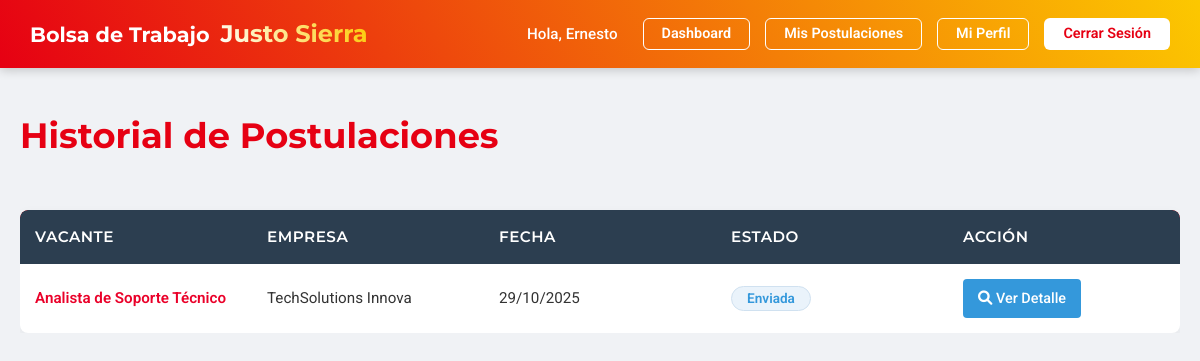
Page /Justo-Sierra/students/mis_postulaciones.php (signed in) on the earlier database version.
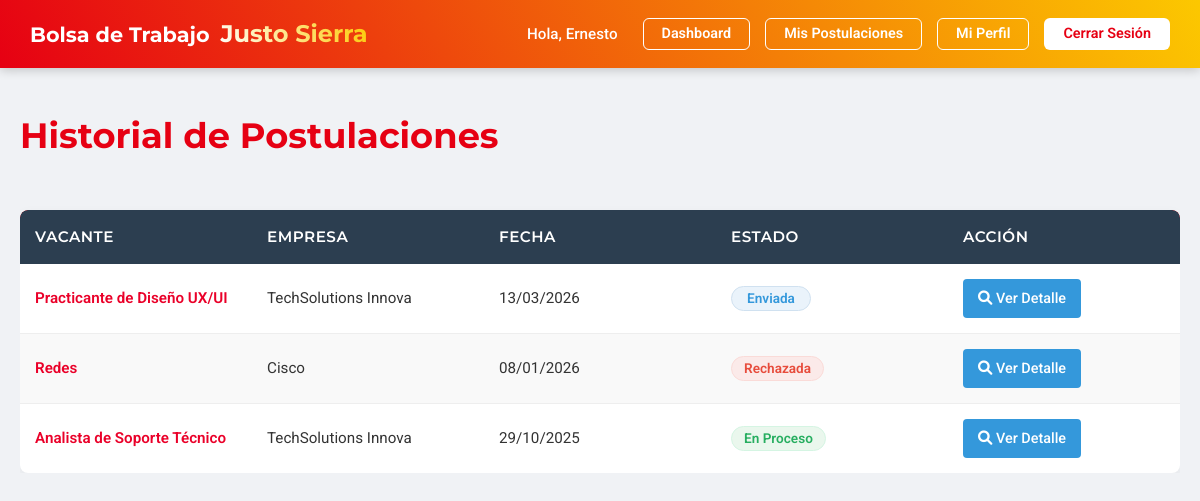
Same page on the later database version.
### tables this page shows
CREATE TABLE `postulaciones` (
  `id_postulacion` int(11) NOT NULL,
  `id_alumno` int(11) NOT NULL,
  `id_vacante` int(11) NOT NULL,
  `fecha_postulacion` timestamp NOT NULL DEFAULT current_timestamp(),
  `estado_postulacion` enum('enviada','vista','en_proceso','rechazada') DEFAULT 'enviada'
);

CREATE TABLE `vacantes` (
  `id_vacante` int(11) NOT NULL,
  `id_empresa` int(11) NOT NULL,
  `titulo` varchar(255) NOT NULL,
  `descripcion` text NOT NULL,
  `tipo_contrato` enum('tiempo_completo','medio_tiempo','practicas','temporal','proyecto') NOT NULL,
  `modalidad` enum('presencial','remoto','hibrido') NOT NULL,
  `salario_ofrecido` decimal(10,2) DEFAULT NULL,
  `ubicacion` varchar(255) DEFAULT NULL,
  `estado` enum('abierta','cerrada') DEFAULT 'abierta',
  `fecha_publicacion` timestamp NOT NULL DEFAULT current_timestamp()
);

CREATE TABLE `empresas` (
  `id_empresa` int(11) NOT NULL,
  `nombre_empresa` varchar(255) NOT NULL,
  `email_contacto` varchar(255) NOT NULL,
  `password` varchar(255) NOT NULL,
  `rfc` varchar(13) DEFAULT NULL,
  `descripcion` text DEFAULT NULL,
  `sitio_web` varchar(255) DEFAULT NULL,
  `logo_url` varchar(255) DEFAULT NULL,
  `estado_validacion` enum('pendiente','aprobada','rechazada') DEFAULT 'pendiente',
  `fecha_registro` timestamp NOT NULL DEFAULT current_timestamp(),
  `es_catalogo_sspp` tinyint(1) DEFAULT 0,
  `vigencia_sspp` date DEFAULT NULL
);

### Justo-Sierra/students/mis_postulaciones.php (the view, shortened to what the changed rows need)
<?php
include '../config/conexion.php';
$id_alumno = $_SESSION['id_alumno'];
$error_bd = null;
$postulaciones = [];
try {
    $sql = "SELECT
                p.id_postulacion,
                p.fecha_postulacion,
                p.estado_postulacion,
                v.titulo AS titulo_vacante,
                v.id_vacante,
                e.nombre_empresa,
                e.logo_url AS logo_empresa
            FROM
                Postulaciones AS p
            JOIN
                Vacantes AS v ON p.id_vacante = v.id_vacante
            JOIN
                Empresas AS e ON v.id_empresa = e.id_empresa
            WHERE
                p.id_alumno = :id_alumno
            ORDER BY
                p.fecha_postulacion DESC";
    $stmt = $conexion->prepare($sql);
    $stmt->bindParam(':id_alumno', $id_alumno, PDO::PARAM_INT);
    $stmt->execute();
    $postulaciones = $stmt->fetchAll(PDO::FETCH_ASSOC);
} catch (PDOException $e) {
    $error_bd = "Error al cargar tu historial de postulaciones: " . $e->getMessage();
}
?>
<!DOCTYPE html>
<html lang="es">
<head>
    <link rel="stylesheet" href="../assets/css/style.css">
    <link rel="stylesheet" href="https://cdnjs.cloudflare.com/ajax/libs/font-awesome/6.0.0-beta3/css/all.min.css">
</head>
<body>
    <div class="dashboard-container">
        <h1>Historial de Postulaciones</h1>
        <?php if ($error_bd): ?>
            <div class="mensaje error"><?php echo htmlspecialchars($error_bd); ?></div>
        <?php else: ?>
            <div class="table-responsive">
                <table class="applications-table">
                    <thead>
                        <tr>
                            <th>Vacante</th>
                            <th>Empresa</th>
                            <th>Fecha</th>
                            <th>Estado</th>
                            <th>Acción</th>
                        </tr>
                    </thead>
                    <tbody>
                        <?php foreach ($postulaciones as $p): ?>
                            <tr>
                                <td data-label="Vacante">
                                    <strong><?php echo htmlspecialchars($p['titulo_vacante']); ?></strong>
                                </td>
                                <td data-label="Empresa">
                                    <?php if (!empty($p['logo_empresa'])): ?>
                                        <div style="display: flex; align-items: center; gap: 10px;">
                                            <img src="<?php echo htmlspecialchars($p['logo_empresa']); ?>"
                                                 alt="Logo <?php echo htmlspecialchars($p['nombre_empresa']); ?>"
                                                 style="width: 30px; height: 30px; border-radius: 4px; object-fit: cover;">
                                            <?php echo htmlspecialchars($p['nombre_empresa']); ?>
                                        </div>
                                    <?php else: ?>
                                        <?php echo htmlspecialchars($p['nombre_empresa']); ?>
                                    <?php endif; ?>
                                </td>
                                <td data-label="Fecha"><?php echo date('d/m/Y', strtotime($p['fecha_postulacion'])); ?></td>
                                <td data-label="Estado">
                                    <?php
                                        $estado_raw = strtolower($p['estado_postulacion']);
                                        if ($estado_raw == 'en_proceso') {
                                            $estado_display = 'En proceso';
                                        } else {
                                            $estado_display = ucfirst($estado_raw);
                                        }
                                    ?>
                                    <span class="status-badge status-<?php echo $estado_raw; ?>">
                                        <?php echo htmlspecialchars($estado_display); ?>
                                    </span>
                                </td>
                                <td data-label="Acción">
                                    <a href="detalle_vacante.php?id=<?php echo $p['id_vacante']; ?>"
                                       class="btn-table-action">
                                        <i class="fas fa-search"></i> Ver Detalle
                                    </a>
                                </td>
                            </tr>
                        <?php endforeach; ?>
                    </tbody>
                </table>
            </div>
        <?php endif; ?>
    </div>
</body>
</html>

Differences in the rows shown:
added postulaciones: id_vacante.titulo "Practicante de Diseño UX/UI", empresas.nombre_empresa "TechSolutions Innova", fecha_postulacion "13/03/2026", estado_postulacion "Enviada"
added postulaciones: id_vacante.titulo "Redes", empresas.nombre_empresa "Cisco", fecha_postulacion "08/01/2026", estado_postulacion "Rechazada"
changed postulaciones "Analista de Soporte Técnico": estado_postulacion "Enviada" → "En Proceso"
